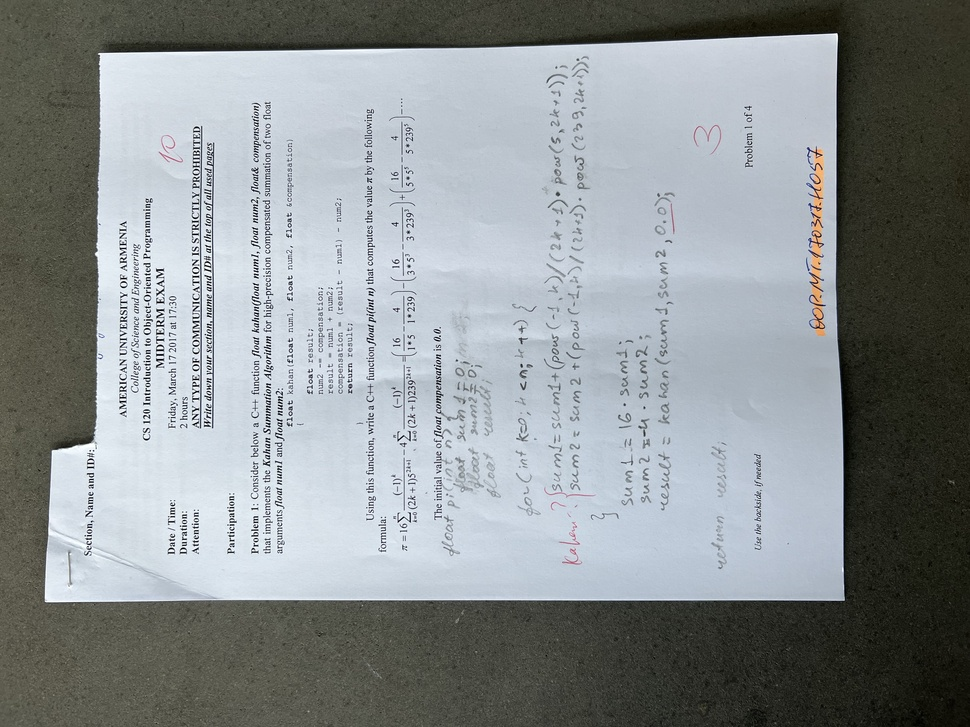
#> input picture IMG_5798.jpeg, 970 x 727 px, shrunk from 4032 x 3024 before the run
$ python IMageProcessing.py
#> lines starting #> are read from the running program, lines starting #| are printed output that depends on the picture; after the words box and inside, x2 and y2 are one past the last pixel; in counts of white or black regions, pixels touching at a corner belong together
import numpy as np
import matplotlib.pyplot as plt
from skimage import color, filters
from PIL import Image

image_path = 'IMG_5798.jpeg'
image = Image.open(image_path)
#> image is the input picture: PIL image 970x727 RGB; mean R, G, B 139, 144.4, 145.9

gray_image = color.rgb2gray(np.array(image))

threshold_value = filters.threshold_otsu(gray_image)
#> threshold_value = 0.518
binary_image = gray_image > threshold_value
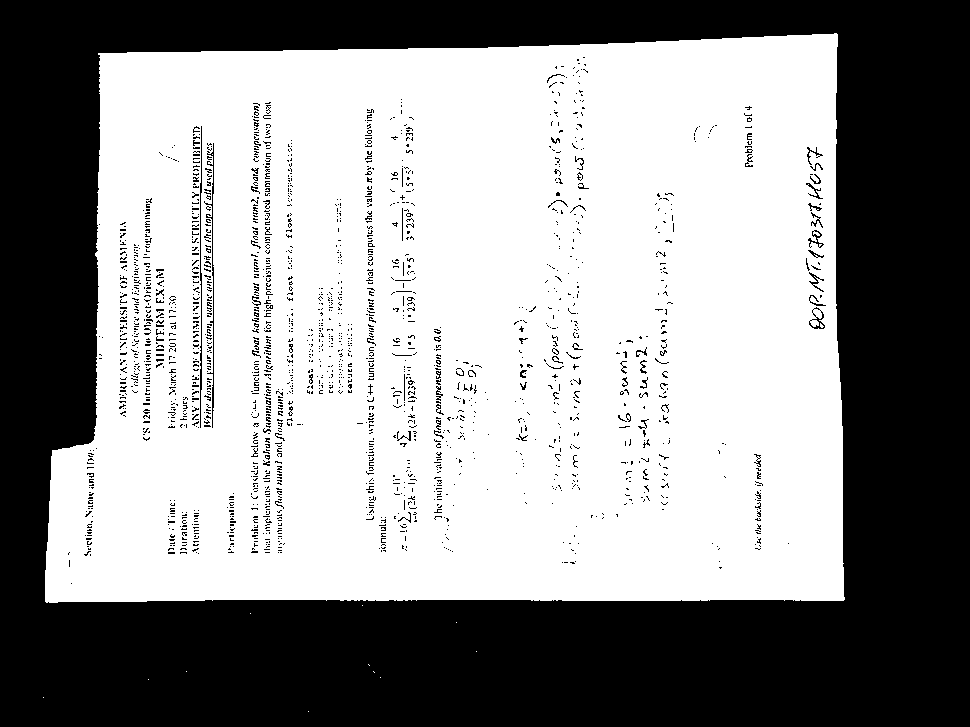
#> binary_image: shape (727, 970) bool; 57.5% white; 1955 black regions (1874 under 20 px), largest, box (x1, y1, x2, y2) and area: (0, 0, 970, 727) 286162, (204, 143, 214, 428) 397, (200, 126, 202, 428) 356


fig, axes = plt.subplots(1, 2, figsize=(10, 5))

axes[0].imshow(image)
axes[0].set_title("Original image")

axes[1].imshow(binary_image, cmap='gray')
axes[1].set_title("New Thresholded image")


plt.savefig('New.png')
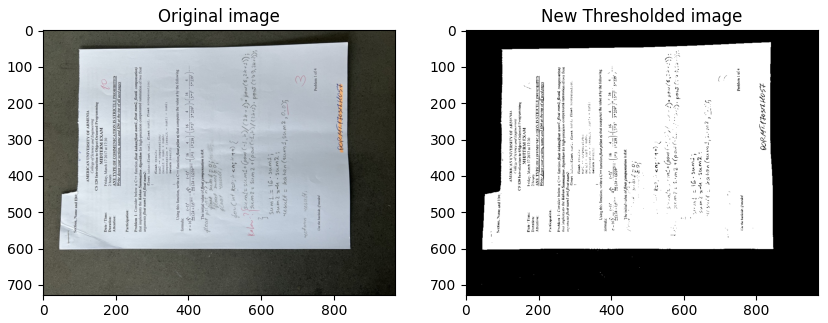
#> figure drawn by matplotlib, 2 panels
plt.show()

$ run again, with IMG_5792.jpeg copied over IMG_5798.jpeg
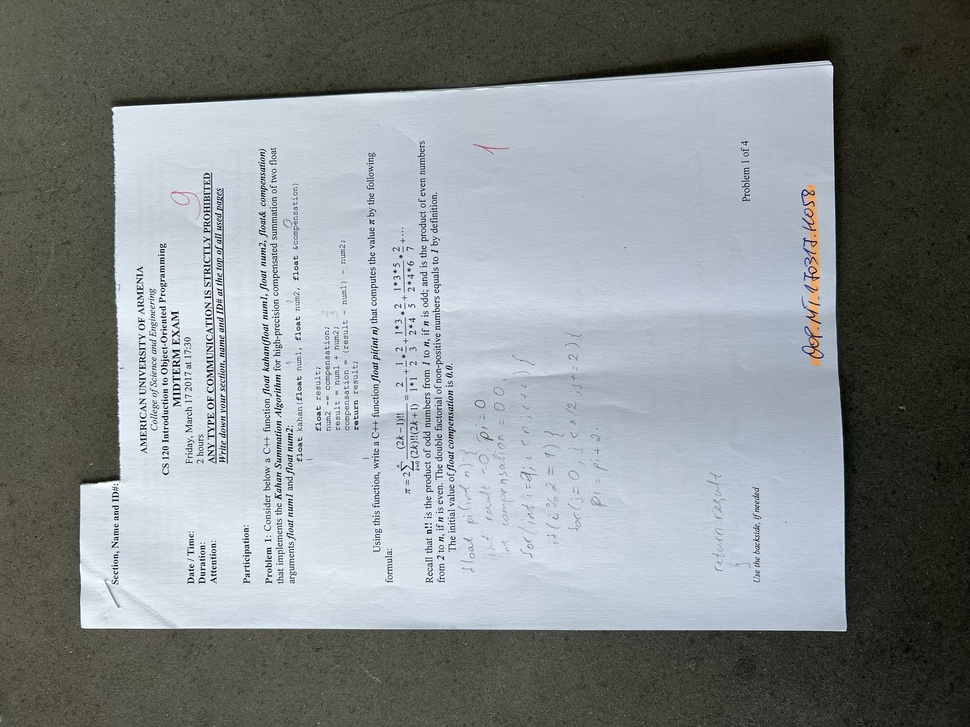
#> input picture IMG_5792.jpeg, 970 x 727 px, shrunk from 4032 x 3024 before the run
#> image is the input picture: PIL image 970x727 RGB; mean R, G, B 134.1, 139.8, 140.9
#> threshold_value = 0.517
#> `binary_image = gray_image > threshold_value`:
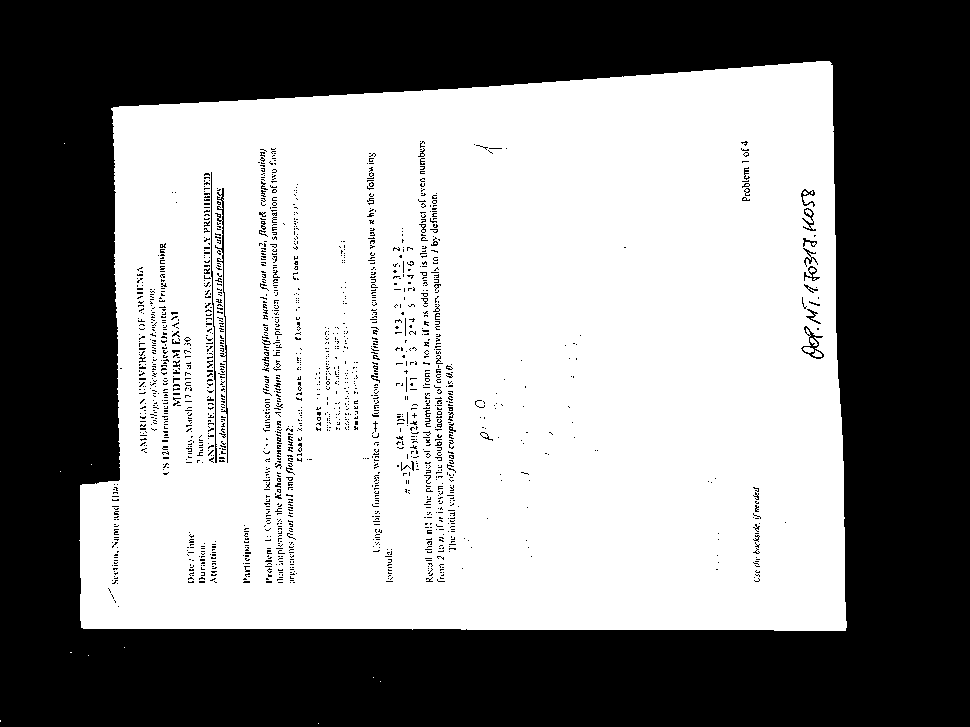
#> binary_image: shape (727, 970) bool; 54.9% white; 1739 black regions (1689 under 20 px), largest, box (x1, y1, x2, y2) and area: (0, 0, 970, 727) 306689, (215, 188, 228, 463) 455, (211, 172, 217, 463) 326
#> `plt.savefig('New.png')`:
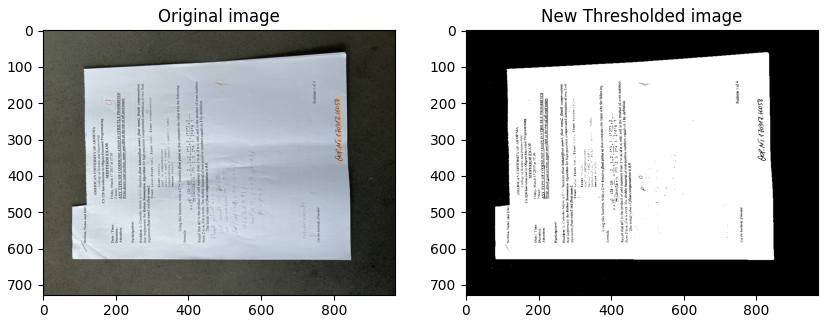
#> figure drawn by matplotlib, 2 panels

$ run again, with IMG_5793.jpeg copied over IMG_5798.jpeg
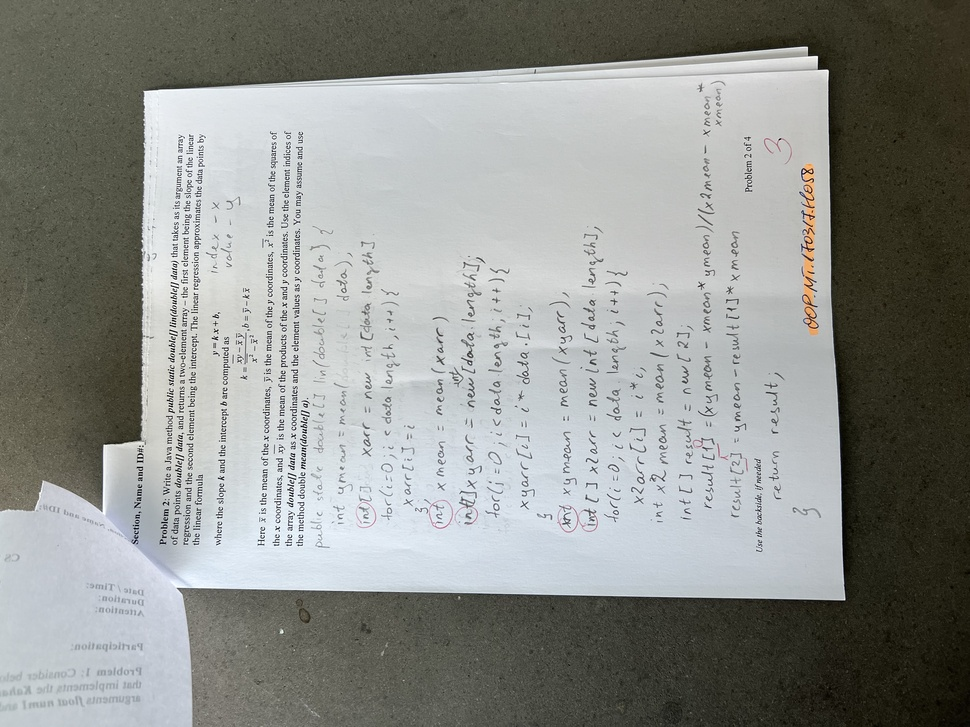
#> input picture IMG_5793.jpeg, 970 x 727 px, shrunk from 4032 x 3024 before the run
#> image is the input picture: PIL image 970x727 RGB; mean R, G, B 141.8, 143.9, 139.9
#> threshold_value = 0.529
#> `binary_image = gray_image > threshold_value`:
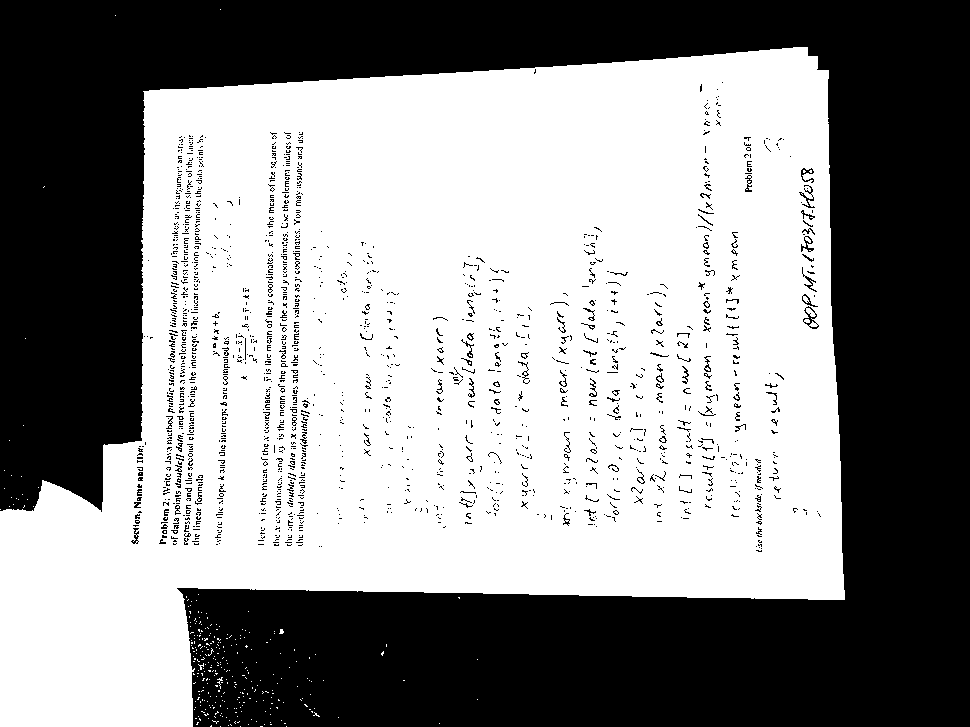
#> binary_image: shape (727, 970) bool; 55.5% white; 1646 black regions (1522 under 20 px), largest, box (x1, y1, x2, y2) and area: (0, 0, 970, 727) 300934, (803, 306, 819, 329) 107, (799, 185, 815, 208) 98
#> `plt.savefig('New.png')`:
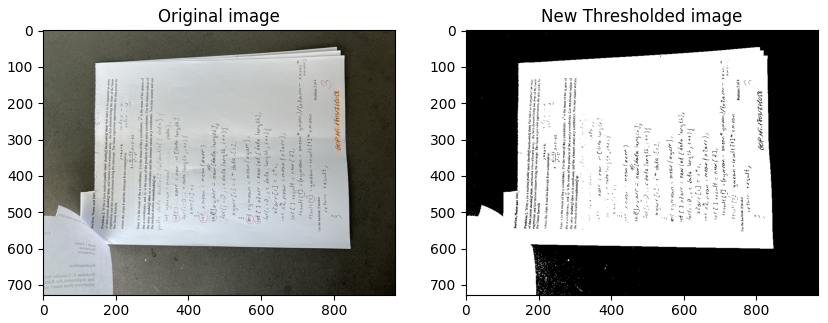
#> figure drawn by matplotlib, 2 panels
